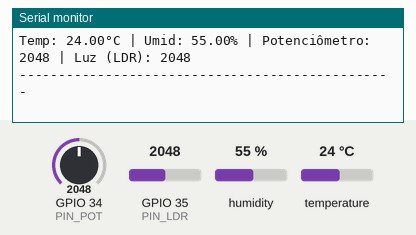
Simulated run of this sketch. Board: ESP32. On the bench: the last lines printed to the serial monitor. The inputs (shaded band) are chosen by the test bench; at power-on: humidity 55 %, GPIO 34 (PIN_POT) = 2048, GPIO 35 (PIN_LDR) = 2048, temperature 24 °C.

Above: at 4.8 s.
4.9 s: humidity set to 22 %
At 6.9 s:
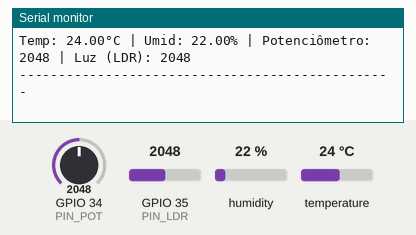
7.9 s: GPIO 34 (PIN_POT) set to 2866
At 9.5 s:
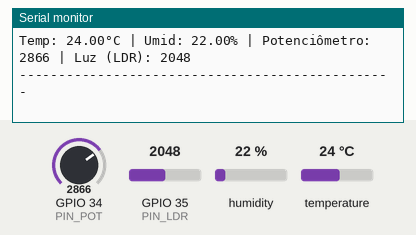
10.9 s: GPIO 35 (PIN_LDR) set to 2866
At 13.4 s:
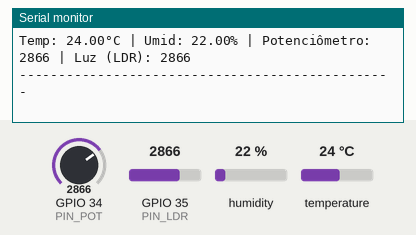
13.9 s: temperature set to 12 °C
At 14.8 s:
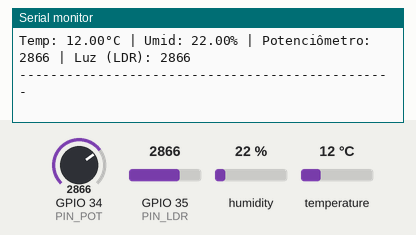
16.9 s: GPIO 34 (PIN_POT) set to 3972
At 18.7 s:
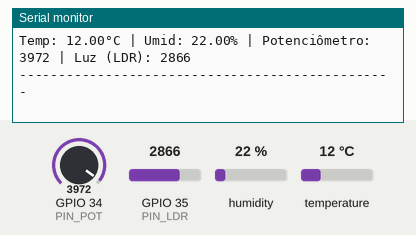
19.9 s: GPIO 35 (PIN_LDR) set to 3972
At 21.3 s:
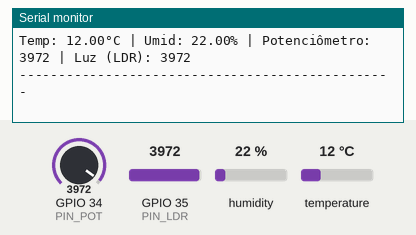
Timing chart, 0 to 22.9 s (numbered marks = the images above; inputs shaded):
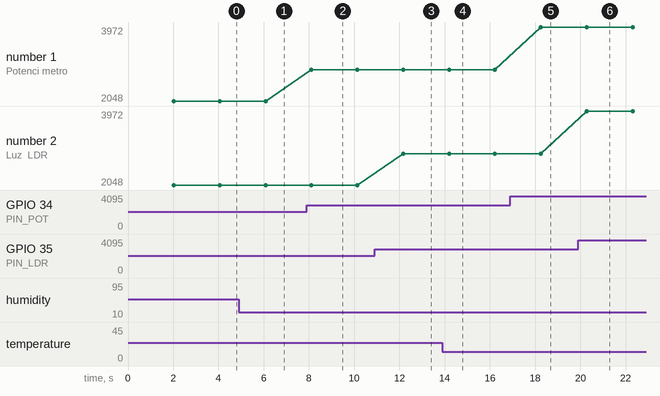

The sketch:

teste_dht11_pot_ldr.ino
```cpp
#include "DHT.h"

// --- Configurações de Pinos (ESP32) ---
#define PIN_DHT     4       // Pino digital onde está o DHT11
#define PIN_POT     34      // Pino analógico do Potenciômetro
#define PIN_LDR     35      // Pino analógico do LDR

#define TIPO_DHT    DHT11   // Define o modelo do sensor

// Inicializa o sensor DHT
DHT dht(PIN_DHT, TIPO_DHT);

void setup() {
  // Inicializa a Serial com a velocidade recomendada para ESP32
  Serial.begin(115200);

  // Configuração dos pinos (opcional, pois AnalogRead configura auto)
  pinMode(PIN_POT, INPUT);
  pinMode(PIN_LDR, INPUT);

  Serial.println("--- Iniciando Sistema de Monitoramento ---");
  dht.begin();
}

void loop() {
  // Aguarda 2 segundos entre leituras (necessário para o DHT11 não travar)
  delay(2000);

  // --- 1. Leitura do DHT11 ---
  float humidade = dht.readHumidity();
  float temperatura = dht.readTemperature();

  // --- 2. Leitura do Potenciômetro ---
  // O ESP32 tem resolução de 12 bits (vai de 0 a 4095)
  int valorPot = analogRead(PIN_POT);

  // --- 3. Leitura do LDR ---
  // Quanto mais luz, menor a resistência -> valor lido muda (depende da montagem)
  int valorLDR = analogRead(PIN_LDR);

  // --- Exibição no Serial Monitor ---

  // Verifica erros no DHT
  if (isnan(humidade) || isnan(temperatura)) {
    Serial.println("ERRO: Falha ao ler o DHT11!");
  } else {
    Serial.print("Temp: ");
    Serial.print(temperatura);
    Serial.print("°C | Umid: ");
    Serial.print(humidade);
    Serial.print("%");
  }

  Serial.print(" | Potenciômetro: ");
  Serial.print(valorPot); // Vai de 0 a 4095

  Serial.print(" | Luz (LDR): ");
  Serial.println(valorLDR); // Vai de 0 a 4095

  Serial.println("------------------------------------------------");
}
```

Measured:
- after the input at 4.9 s, the serial monitor: prints a new line after 1.2 s (image 1)
- after the input at 7.9 s, the serial monitor: prints a new line after 0.21 s (image 2)
- after the input at 10.9 s, the serial monitor: prints a new line after 1.3 s (image 3)
- after the input at 13.9 s, the serial monitor: prints a new line after 0.29 s (image 4)
- after the input at 16.9 s, the serial monitor: prints a new line after 1.4 s (image 5)
- after the input at 19.9 s, the serial monitor: prints a new line after 0.38 s (image 6)
- plotted number 1: 2048 → 2866 after the input at 7.9 s, 2866 → 3972 after the input at 16.9 s
